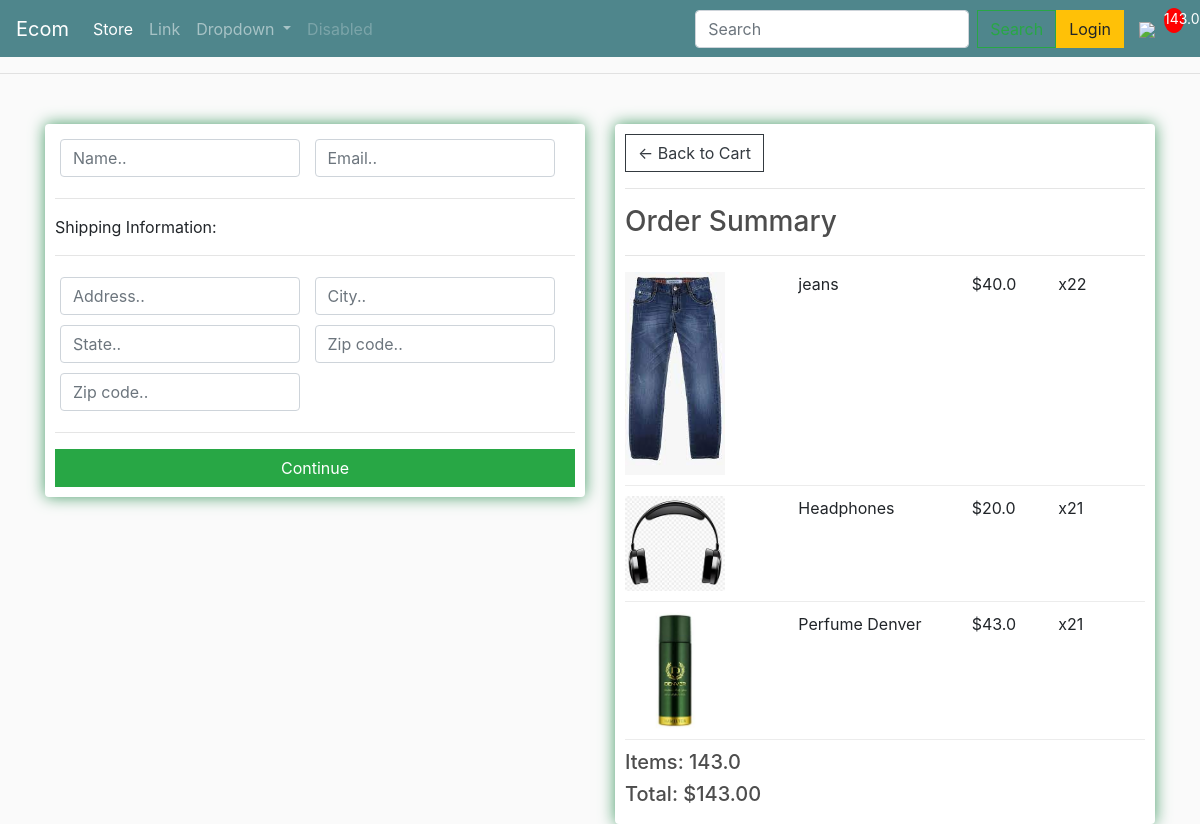
The page /Checkout/ (signed in) on the database its author committed.
### store/models.py (models this page shows, shortened)
class OrderItem(models.Model):
    product= models.ForeignKey(Product, on_delete=models.SET_NULL, blank=True, null=True)
    order= models.ForeignKey(Order, on_delete=models.SET_NULL, blank=True, null=True)
    quantity=models.IntegerField(default=0, null=True , blank=True)
    date_added=models.DateTimeField(auto_now_add=True)
    @property
    def get_total(self):
        total= self.product.price * self.quantity
        return total

class Product(models.Model):
    name=models.CharField(max_length=200, null= True)
    price =models.FloatField()
    digital=models.BooleanField(default=False , null=True, blank=False)
    image=models.ImageField(null=True , blank=True)

class Order(models.Model):
    customer= models.ForeignKey(Customer, on_delete=models.SET_NULL, blank=True, null=True)
    date_ordered= models.DateTimeField(auto_now_add=True)
    complete = models.BooleanField(default=False, null=True, blank=False)
    transaction_id = models.CharField(max_length=200,null= True)
    @property
    def shipping(self):
        shipping=False;
        orderitems=self.orderitem_set.all()
        for i in orderitems:
            shipping=True
        return shipping
    @property
    def get_cart_total(self):
        orderitems= self.orderitem_set.all()
        total = sum([item.get_total for item in orderitems])
        return total
    @property
    def get_cart_items(self):
        orderitems= self.orderitem_set.all()
        total = sum([item.get_total for item in orderitems])
        return total

### store/views.py (the view)
# urls.py: path('Checkout/', views.Checkout, name="Checkout"),
def Checkout(request):
    if request.user.is_authenticated:
        customer = request.user.customer
        order , created = Order.objects.get_or_create(customer=customer, complete=False)
        items= order.orderitem_set.all()
        cartItems= order.get_cart_items
    else:
        order={'get_cart_total':0,'get_cart_items':0,'shipping':False}
        items=[]
        cartItems= order['get_cart_items']
    context={'items':items,'order':order ,'cartItems':cartItems}
    return render(request, 'store/Checkout.html', context)

### store/templates/store/Checkout.html (shortened to what this page needs)
{% extends 'store/Main.html' %}
{% load static %}
{% block content %}
     <div class="row">
		<div class="col-lg-6">
			<div class="box-element" id="form-wrapper">
				<form id="form">
					<div id="user-info">
						<div class="form-field">
							<input required class="form-control" type="text" name="name" placeholder="Name..">
						</div>
						<div class="form-field">
							<input required class="form-control" type="email" name="email" placeholder="Email..">
						</div>
					</div>
					<div id="shipping-info">
						<hr>
						<p>Shipping Information:</p>
						<hr>
						<div class="form-field">
							<input class="form-control" type="text" name="address" placeholder="Address..">
						</div>
						<div class="form-field">
							<input class="form-control" type="text" name="city" placeholder="City..">
						</div>
						<div class="form-field">
							<input class="form-control" type="text" name="state" placeholder="State..">
						</div>
						<div class="form-field">
							<input class="form-control" type="text" name="zipcode" placeholder="Zip code..">
						</div>
						<div class="form-field">
							<input class="form-control" type="text" name="country" placeholder="Zip code..">
						</div>
					</div>
					<hr>
					<input id="form-button" class="btn btn-success btn-block" type="submit" value="Continue">
				</form>
			</div>
			   <br>
		</div>
		<div class="col-lg-6">
			<div class="box-element">
				<a  class="btn btn-outline-dark" href="{% url 'Cart' %}">&#x2190; Back to Cart</a>
				<hr>
				<h3>Order Summary</h3>
				<hr>
				{% for item in items %}
				<div class="cart-row">
					<div style="flex:2"><img class="row-image" src="{{item.product.image.url}}"></div>
					<div style="flex:2"><p>{{item.product.name}}</p></div>
					<div style="flex:1"><p>${{item.product.price}}</p></div>
					<div style="flex:1"><p>x2{{item.quantity}}</p></div>
				</div>
				{% endfor %}
				<h5>Items:  {{order.get_cart_items}}</h5>
				<h5>Total:   ${{order.get_cart_total|floatformat:2}}</h5>
			</div>
		</div>
	</div>
{% endblock content %}

### static/css/main.css (style rules this page uses)
body { background-color: hsl(0, 0%, 98%); }
h1,h2,h3,h4,h5,h6 { color:hsl(0, 0%, 30%); }
.box-element { box-shadow:hsl(143, 37%, 45%) 0 0 16px; background-color: #fff; border-radius: 4px; padding: 10px; }
.col-lg-4, .col-lg-6, .col-lg-8, .col-lg-12 { margin-top: 10px; }
.btn { border-radius: 0; }
.row-image { width: 100px; }
.form-field { width:250px; display: inline-block; padding: 5px; }
.cart-row { display: flex; align-items: flex-stretch; padding-bottom: 10px; margin-bottom: 10px; border-bottom: 1px solid #ececec; }

### rows shown on the page
OrderItem: product.image (picture), product.name "jeans", product.price "40.0", quantity "2"
OrderItem: product.image (picture), product.name "Headphones", product.price "20.0", quantity "1"
OrderItem: product.image (picture), product.name "Perfume Denver", product.price "43.0", quantity "1"
Order: get_cart_items "143.0", get_cart_total "143.00"

### other values the page prints
{{ cartItems }} "143.0"
